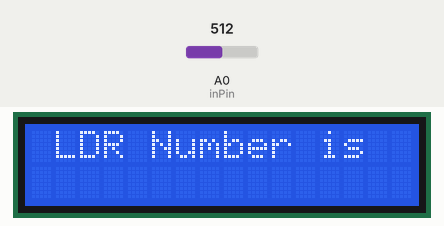
The sketch below on a simulated Arduino Uno, built with avr-gcc and run on an emulated ATmega328P. Shown: 16×2 character LCD. Inputs (shaded band) come from the test bench; at power-on: A0 (inPin) = 512.

Above: at 0.1 s.
At 3.1 s:
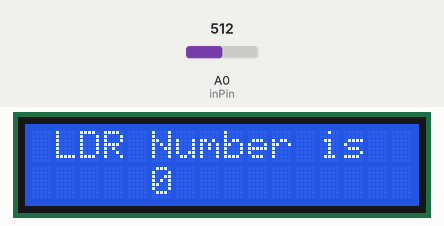

The sketch:

Reading_of_LDR_on_LCD.ino
```cpp
/*
Reading of LDR on LCD
*/

#include <Wire.h>
#include <LiquidCrystal_I2C.h>

#if defined(ARDUINO) && ARDUINO >= 100
#define printByte(args)  write(args);
#else
#define printByte(args)  print(args,BYTE);
#endif

LiquidCrystal_I2C lcd(0x27,16,2);  // set the LCD address to 0x27 for a 16 chars and 2 line display
const int inPin = 0;  // sensor connected to this analog pin

void setup()
{
  Serial.begin(9600);
  lcd.init();                      // initialize the lcd
  lcd.backlight();
  lcd.setCursor(0,0);
  lcd.print(" LDR Number is");
  lcd.setCursor(0,1);
  lcd.print("");
  delay(3000);
}

void loop()
{
  int value = analogRead(inPin);
  lcd.setCursor(5,1);
  lcd.print(inPin);
}
```
